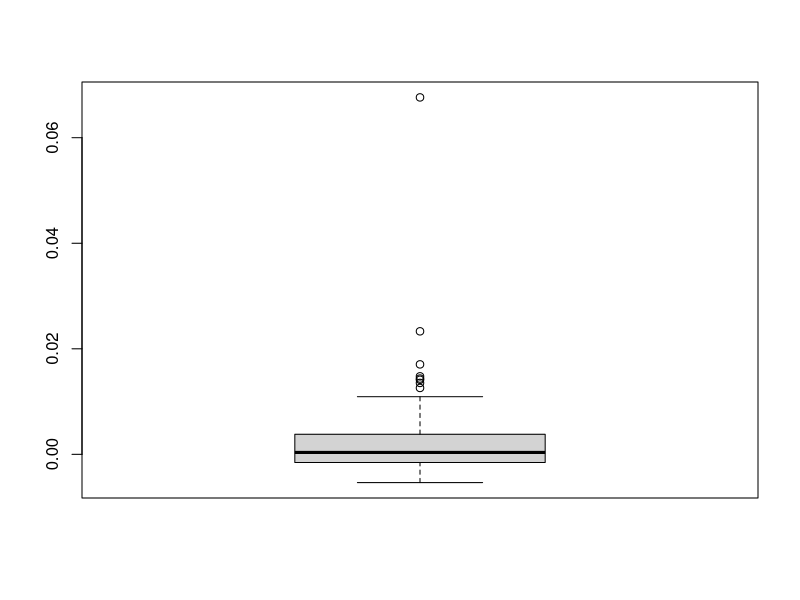
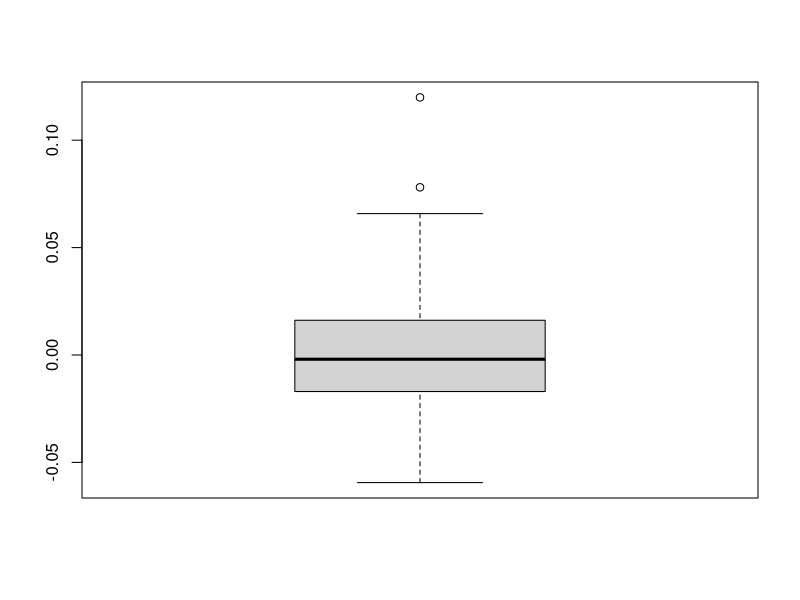
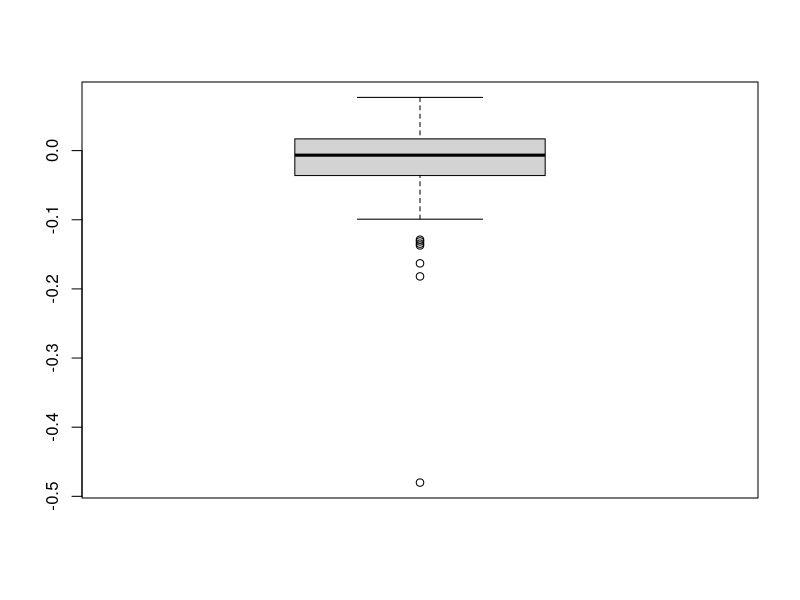

Recreate these plots in R, in order.
library(ggplot2)
#---------------------paramètres initiaux------------
omega_0 <- 0.01
alpha_0 <- 0.12
beta_0 <- 0.82
theta_0 = c(omega_0,alpha_0,beta_0)
eps2_0 = 0 
sigma2_0 = omega_0/(1-alpha_0-beta_0)

#---------------------- calcul des sigma2 et des eps2 ------------------------

#calcul récurssif pour un sigma(t) précis (FACULTATIF)
func_sigma2 <- function(t,sigma2_init,eta2,theta){
  res <- sigma2_init
  if(t>1){
    res<-theta[1] + (theta[2]*eta2[t-1] + theta[3])*func_sigma2(t-1,sigma2_init,theta)}
  return(res)}

#calcul d'une suite de n epsilon(t)**2 (à partir des sigmas(t))
simu_eps2 <- function(n,eps2_init,sigma2_init,theta){
  eta2 = rnorm(n,mean=0,sd=1)**2
  sigmas2 = c(sigma2_init)
  for(i in 2:n){sigmas2[i] = theta[1] + (theta[2]*eta2[i-1] + theta[3])*sigmas2[i-1]}
  eps2 = eta2*sigmas2
  eps2[0] = eps2_init
  return(eps2)}

#---------------------- Methode du quasi-maximum de vraisemblance ----------
QML <-function(eps2){
  n = length(eps2)
  
  f_opt <- function(theta_opt){
    sigmas2_QML = c(theta_opt[1]/(1-theta_opt[2]-theta_opt[3]))
    for(i in 2:n){sigmas2_QML[i]=theta_opt[1]+theta_opt[2]*eps2[i-1]+theta_opt[3]*sigmas2_QML[i-1]}
    #on retire les 20 premières données (négligeables cf notes)
    return(sum(log(sigmas2_QML[100:n])+(eps2[100:n]/sigmas2_QML[100:n]))) } 
  
  theta_init = c(0.06,0.2,0.6)
  ui <- cbind(c(1,-1,0,0,0,0),c(0,0,1,-1,0,0),c(0,0,0,0,1,-1))
  ci <- c(0.001, -1, 0, -3, 0, -0.99)
  return(constrOptim(theta=theta_init,f = f_opt,ci=ci,ui=ui,gr=NULL))}

res = matrix(0,100,3)
for(i in 1:100){res[i,]=QML(simu_eps2(10**3,eps2_0,sigma2_0,theta_0))$par}
res = as.data.frame(res)
colnames(res) = c("omega","alpha","beta")
res$omega = res$omega-omega_0
res$alpha = res$alpha-alpha_0
res$beta = res$beta-beta_0
boxplot(res$omega)
boxplot(res$alpha)
boxplot(res$beta)
